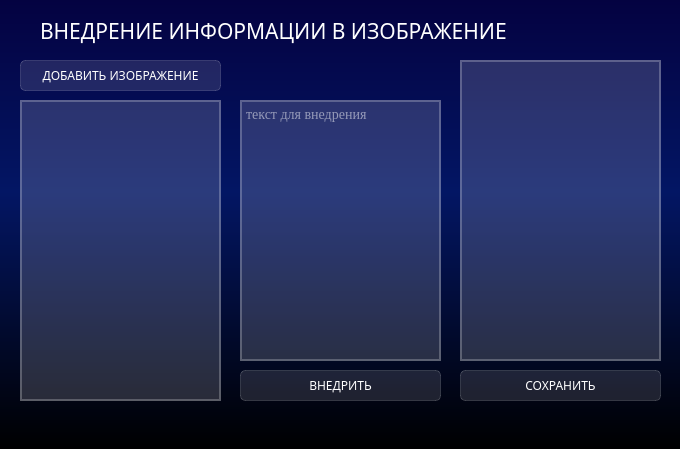
<?xml version="1.0" encoding="UTF-8"?>
<ui version="4.0">
 <class>Dialog</class>
 <widget class="QDialog" name="Dialog">
  <property name="geometry">
   <rect>
    <x>0</x>
    <y>0</y>
    <width>680</width>
    <height>449</height>
   </rect>
  </property>
  <property name="windowTitle">
   <string>Dialog</string>
  </property>
  <property name="styleSheet">
   <string notr="true">background-color: qlineargradient(spread:pad, x1:0, y1:0, x2:0, y2:1, stop:0 rgba(4,2,65,1), stop: 0.427447 rgba(3,22,100,1), stop: 1 rgba(0, 0, 0, 255));
font-family: LPM PuffPuff;</string>
  </property>
  <widget class="QLabel" name="l_title">
   <property name="geometry">
    <rect>
     <x>40</x>
     <y>10</y>
     <width>611</width>
     <height>41</height>
    </rect>
   </property>
   <property name="styleSheet">
    <string notr="true">background-color: none;
color: white;
font-size: 21px;

</string>
   </property>
   <property name="text">
    <string>ВНЕДРЕНИЕ ИНФОРМАЦИИ В ИЗОБРАЖЕНИЕ</string>
   </property>
  </widget>
  <widget class="QPushButton" name="b_add_img">
   <property name="geometry">
    <rect>
     <x>20</x>
     <y>60</y>
     <width>201</width>
     <height>31</height>
    </rect>
   </property>
   <property name="cursor">
    <cursorShape>ArrowCursor</cursorShape>
   </property>
   <property name="styleSheet">
    <string notr="true">background-color: rgba(255,255,255,30);
border: 1px solid rgba(255,255,255,40);
border-radius: 5px;
color: white;
font-size: 12px;</string>
   </property>
   <property name="text">
    <string>ДОБАВИТЬ ИЗОБРАЖЕНИЕ</string>
   </property>
  </widget>
  <widget class="QLabel" name="l_image_add">
   <property name="geometry">
    <rect>
     <x>20</x>
     <y>100</y>
     <width>201</width>
     <height>301</height>
    </rect>
   </property>
   <property name="styleSheet">
    <string notr="true">background-color: rgba(255,255,255,40);
border: 2px solid rgba(255,255,255,60);</string>
   </property>
   <property name="text">
    <string/>
   </property>
  </widget>
  <widget class="QPlainTextEdit" name="text">
   <property name="geometry">
    <rect>
     <x>240</x>
     <y>100</y>
     <width>201</width>
     <height>261</height>
    </rect>
   </property>
   <property name="styleSheet">
    <string notr="true">background-color: rgba(255,255,255,40);
border: 2px solid rgba(255,255,255,60);
font-family: Times New Roman;
color: white;
font-size: 14px;</string>
   </property>
   <property name="frameShadow">
    <enum>QFrame::Sunken</enum>
   </property>
   <property name="placeholderText">
    <string>текст для внедрения </string>
   </property>
  </widget>
  <widget class="QPushButton" name="b_add_data">
   <property name="geometry">
    <rect>
     <x>240</x>
     <y>370</y>
     <width>201</width>
     <height>31</height>
    </rect>
   </property>
   <property name="styleSheet">
    <string notr="true">background-color: rgba(255,255,255,30);
border: 1px solid rgba(255,255,255,40);
border-radius: 5px;
color: white;
font-size: 12px;</string>
   </property>
   <property name="text">
    <string>ВНЕДРИТЬ</string>
   </property>
  </widget>
  <widget class="QPushButton" name="b_save">
   <property name="geometry">
    <rect>
     <x>460</x>
     <y>370</y>
     <width>201</width>
     <height>31</height>
    </rect>
   </property>
   <property name="styleSheet">
    <string notr="true">background-color: rgba(255,255,255,30);
border: 1px solid rgba(255,255,255,40);
border-radius: 5px;
color: white;
font-size: 12px;</string>
   </property>
   <property name="text">
    <string>СОХРАНИТЬ</string>
   </property>
  </widget>
  <widget class="QLabel" name="l_image_save">
   <property name="geometry">
    <rect>
     <x>460</x>
     <y>60</y>
     <width>201</width>
     <height>301</height>
    </rect>
   </property>
   <property name="styleSheet">
    <string notr="true">background-color: rgba(255,255,255,40);
border: 2px solid rgba(255,255,255,60);</string>
   </property>
   <property name="text">
    <string/>
   </property>
  </widget>
 </widget>
 <resources/>
 <connections/>
</ui>
